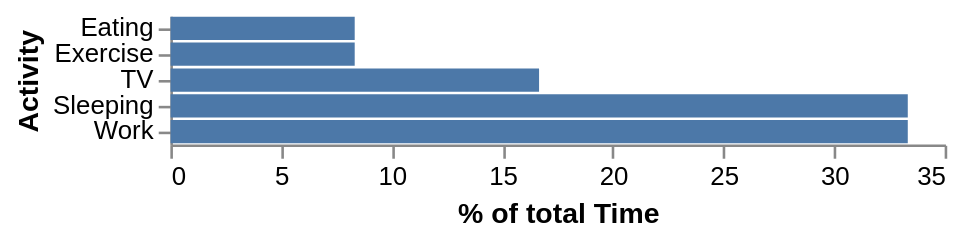

The Vega-Lite source for this figure:
### Vega-Lite specification from a JSON file in a GitHub repository (floating-point values rounded to 4 significant figures)
{"$schema": "https://vega.github.io/schema/vega-lite/v2.json", "description": "A bar graph showing what activites consume what percentage of the day.", "width": 300, "height": 50, "data": {"values": [{"Activity": "Sleeping", "Time": 8}, {"Activity": "Eating", "Time": 2}, {"Activity": "TV", "Time": 4}, {"Activity": "Work", "Time": 8}, {"Activity": "Exercise", "Time": 2}]}, "transform": [{"window": [{"op": "sum", "field": "Time", "as": "TotalTime"}], "frame": [null, null]}, {"calculate": "datum.Time/datum.TotalTime * 100", "as": "PercentOfTotal"}], "mark": {"type": "bar", "clip": true}, "encoding": {"y": {"field": "Activity", "type": "nominal", "scale": {"rangeStep": 12}, "axis": {"title": "Activity"}, "sort": {"field": "PercentOfTotal", "order": "ascending"}}, "x": {"field": "PercentOfTotal", "type": "quantitative", "axis": {"title": "% of total Time", "grid": false}}}, "config": {"view": {"stroke": "transparent"}, "axis": {"domainWidth": 1}}}
